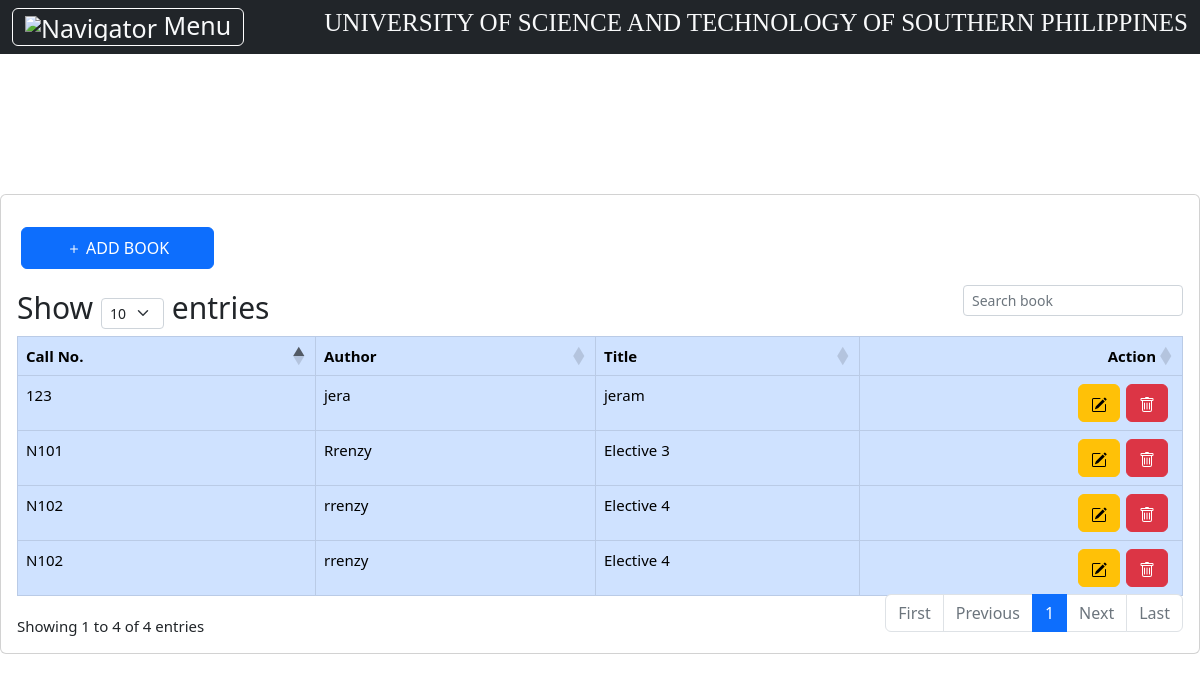
Before: /books/index.php (signed in) with the older database file.
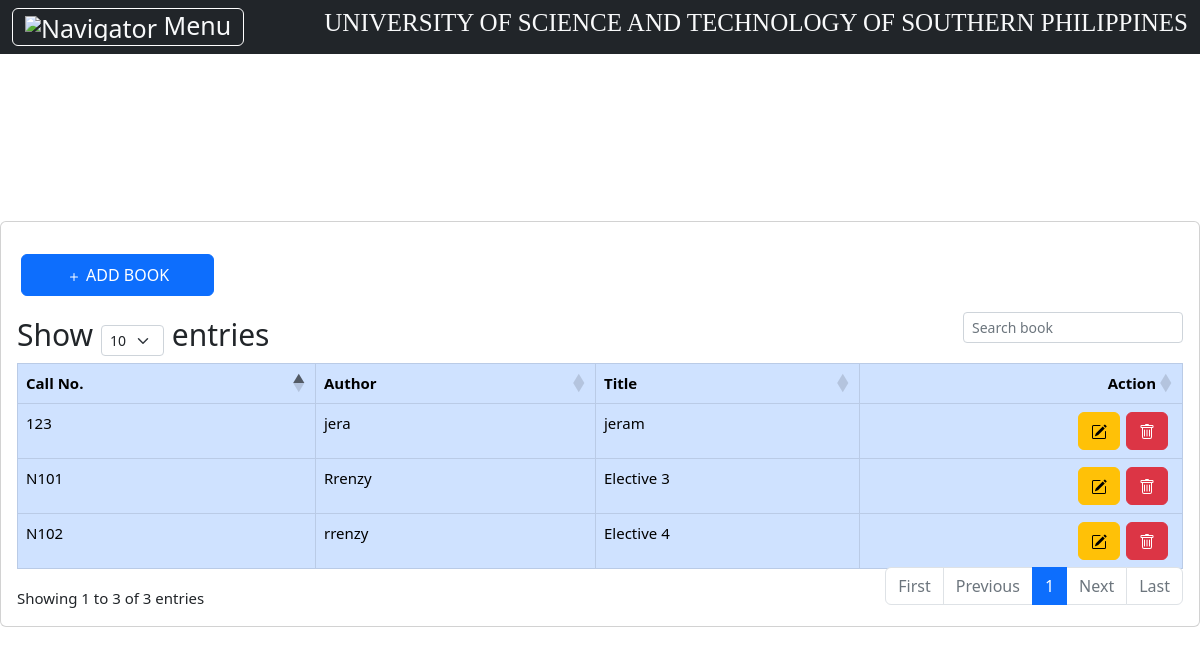
After: the same page with the newer database file.
### tables this page shows
CREATE TABLE `book` (
  `id` int(11) NOT NULL,
  `call_no` varchar(255) NOT NULL,
  `author` varchar(255) NOT NULL,
  `title` varchar(255) NOT NULL
);

### books/index.php (the view, shortened to what this page needs)
<?php require '..\auth/index.php'; ?>
<?php require_once "..\config/index.php"; ?>
<!DOCTYPE html>
<html lang="en">
<head>
    <link rel="stylesheet" href="style.css">
    <?php require_once '..\assets/cdnjs/toplink.php'; ?>
    <?php require_once '..\assets/getbootstrap v5.2/index.php'; ?>
</head>
<body>
<?php include '..\sidenav/index.php'; ?>
<div class="col-md-12">
    <div class="card mt-5">
        <div class="card-body">
            <div class="row p-3">
              <a href="form.php" name="addbook" class="btn btn-primary cols col-2 p-2" style="float: right;" ><svg xmlns="http://www.w3.org/2000/svg" width="16" height="16" fill="currentColor" class="bi bi-plus" viewBox="0 0 16 16">
  <path d="M8 4a.5.5 0 0 1 .5.5v3h3a.5.5 0 0 1 0 1h-3v3a.5.5 0 0 1-1 0v-3h-3a.5.5 0 0 1 0-1h3v-3A.5.5 0 0 1 8 4z"/>
</svg> ADD BOOK</a>
            </div>
        <table id="datatableid" class="table table-bordered table-primary col-md-12">
        <thead>
            <tr>
                <th>Call No.</th>
                <th>Author</th>
                <th>Title</th>
								<th ><c style="float: right;">Action</c></th>
            </tr>
        </thead>
        <tbody>
				<?php
							$query = "SELECT * FROM book";
							$result = mysqli_query($conn, $query);
							while($row = mysqli_fetch_array($result)) { $id =$row["id"]; ?>
            <tr>
                <td><?php echo  $row["call_no"]; ?></td>
                <td><?php echo  $row["author"]; ?></td>
                <td><?php echo  $row["title"]; ?></td>
								<td><?php echo "<a class='btn btn-danger btn-d ' onClick=\"javascript: return confirm('Are you sure you want to delete?');\" href='process.php?delete=".$row['id']."'>"; ?> </a>
														<a href="form.php?edit=<?php echo $row["id"];?>" class="btn btn-warning btn-e"></a>
                            </td>
            </tr>
								<?php }?>
        </tbody>
    </table>
        </div>
    </div>
</div>
<?php require_once '..\assets/cdnjs/index.php'; ?>
</body>
</html>

Changed rows visible on the page:
removed book: call_no "N102", author "rrenzy", title "Elective 4"
Other visible differences:
text written by a page script: "Show entries Showing 1 to 4 of 4 entries First Previous 1 Next Last" → "Show entries Showing 1 to 3 of 3 entries First Previous 1 Next Last"
